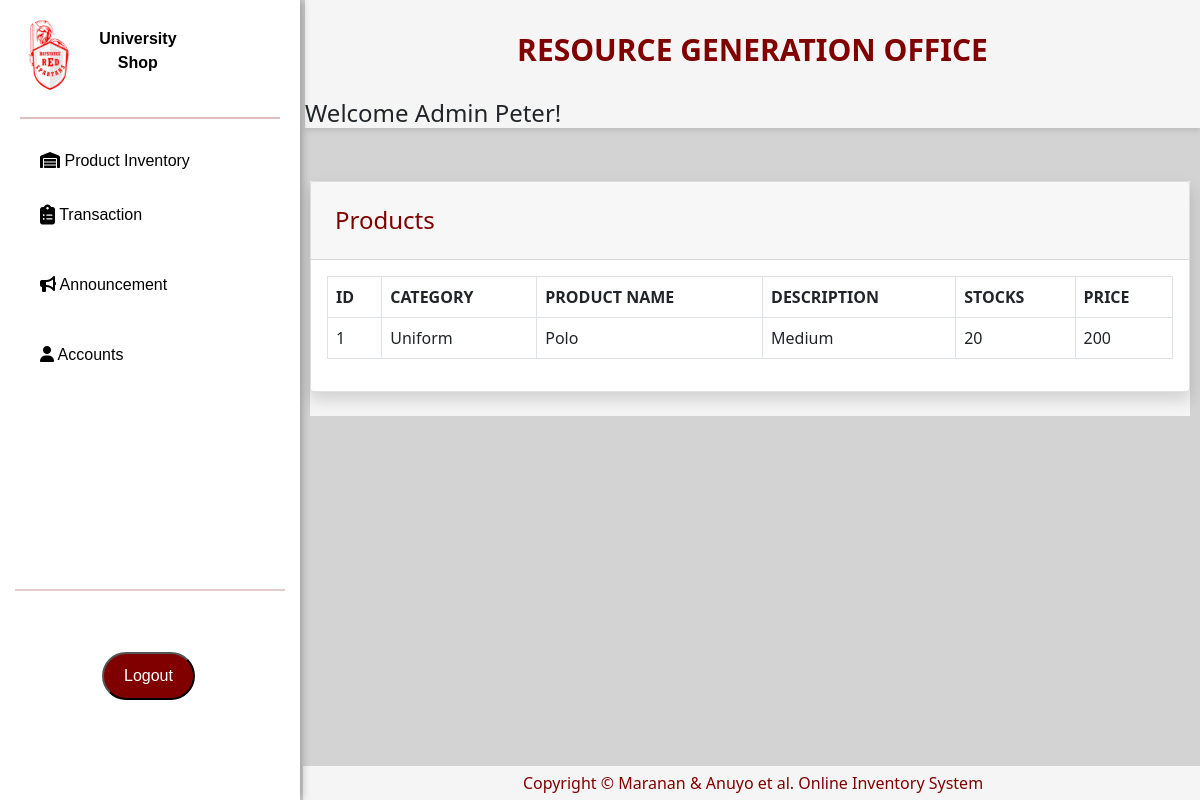
Screenshot of /pages/ADproductInventory.php (signed in) with the database file from the repository.
### tables this page shows
CREATE TABLE `user_data` (
  `User_ID` int(255) NOT NULL,
  `User_Code` varchar(100) DEFAULT NULL,
  `Last_Name` varchar(100) DEFAULT NULL,
  `First_Name` varchar(100) DEFAULT NULL,
  `User_Type` varchar(100) DEFAULT NULL,
  `Classification` varchar(100) DEFAULT NULL
);

CREATE TABLE `product` (
  `Product_ID` int(100) NOT NULL,
  `Category_Name` varchar(100) NOT NULL,
  `Product_Name` varchar(100) NOT NULL,
  `Description` varchar(100) NOT NULL,
  `Price` int(50) NOT NULL,
  `image` varchar(50) NOT NULL
);

CREATE TABLE `add_stocks` (
  `Product_ID` int(100) NOT NULL,
  `Quantity` int(50) NOT NULL,
  `Transaction_No` int(50) NOT NULL,
  `Employee_Name` varchar(50) NOT NULL,
  `Date` date NOT NULL
);

### pages/ADproductInventory.php (the view, shortened to what this page needs)
<?php
include'../includes/sidebar.php';
?>
    <div class="prodTable">
    <div class="card shadow mb-4">
            <div class="card-header py-3">
              <h4 class="m-2 font-weight-bold ">Products</h4>
            </div>
            <div class="card-body">
              <div class="table-responsive">
                <table class="table table-bordered" id="dataTable" width="100%" cellspacing="0">
               <thead>
                   <tr>
                     <th>ID</th>
                     <th>CATEGORY</th>
                     <th>PRODUCT NAME</th>
                     <th>DESCRIPTION</th>
                     <th>STOCKS</th>
                     <th>PRICE</th>
                   </tr>
               </thead>
                <tbody>
                <?php
                    include("../includes/connection.php");
                    $sql = "SELECT p.Product_ID, p.Category_Name, p.Product_Name, p.Description, a.Quantity, p.Price
                    FROM product as p
                    LEFT JOIN add_stocks as a ON p.Product_ID = a.Product_ID";
                    $result = $con->query($sql);
                        if ($result->num_rows > 0) {
                            while ($row = $result->fetch_assoc()) {
                                echo "<tr>";
                                echo "<td>" .$row["Product_ID"] . "</td>";
                                echo "<td>" .$row["Category_Name"] . "</td>";
                                echo "<td>" . $row["Product_Name"] . "</td>";
                                echo "<td>" . $row["Description"] . "</td>";
                                echo "<td>" . $row["Quantity"] . "</td>";
                                echo "<td>" . $row["Price"] . "</td>";
                                echo "</tr>";
                            }
                        } else {
                            echo "<tr><td colspan='4'></td></tr>";
                        }
                    ?>
                  </tbody>
                </table>
               </div>
            </div>
    </div>
    </div>
<?php
include'../includes/footer.php';
?>

### includes/topbar.php (shortened to what this page needs)
<div id="content-wrapper">
  <div id="content">
        <header class="topbar-header">
            <p class ="rgo-txt">RESOURCE GENERATION OFFICE </p>
        <div class="welcome">
        <?php
            include("../includes/connection.php");
            if (isset($_SESSION['user_id'])) {
                $user_id = $_SESSION['user_id'];
                $query = "SELECT First_Name FROM user_data WHERE User_ID = $user_id";
                $result = mysqli_query($con, $query);
                if (mysqli_num_rows($result) == 1) {
                    $row = mysqli_fetch_assoc($result);
                    $first_name = $row['First_Name'];
                    echo "<h4>Welcome Admin $first_name!</h4>";
                } else {
                    echo "<h5>Welcome, Admin!</h5>";
                }
            } else {
                header("Location: loginAdmin.php");
            }
        ?>
        </div>
        </header>
        <div class="container-fluid">

### css/sidebar.css (style rules this page uses)
body { background-color: lightgray; }

### includes/topbar.php (style rules this page uses)
.topbar-header { margin: 0; width: calc(100% - 305px); margin-left: 305px; display:block; background: rgb(245, 245, 245); box-shadow: 0 3px 5px rgba(0, 0, 0, 0.1); }
.rgo-txt { right: 100%; margin: 0; padding: 27px; text-align: center; color: maroon; font-size: 30px; font-weight: bold; }
.container-fluid { padding:0; padding-top:5px; }

### pages/ADproductInventory.php (style rules this page uses)
.prodTable { width: calc(100% - 320px); margin-top: 40px; margin-left: 310px; display:inline-block; background: rgb(245, 245, 245); }
.m-2 { color: maroon; }

### rows the page displays
user_data: First_Name "Peter"
product: Product_ID "1", Category_Name "Uniform", Product_Name "Polo", Description "Medium", add_stocks.Quantity "20", Price "200"
